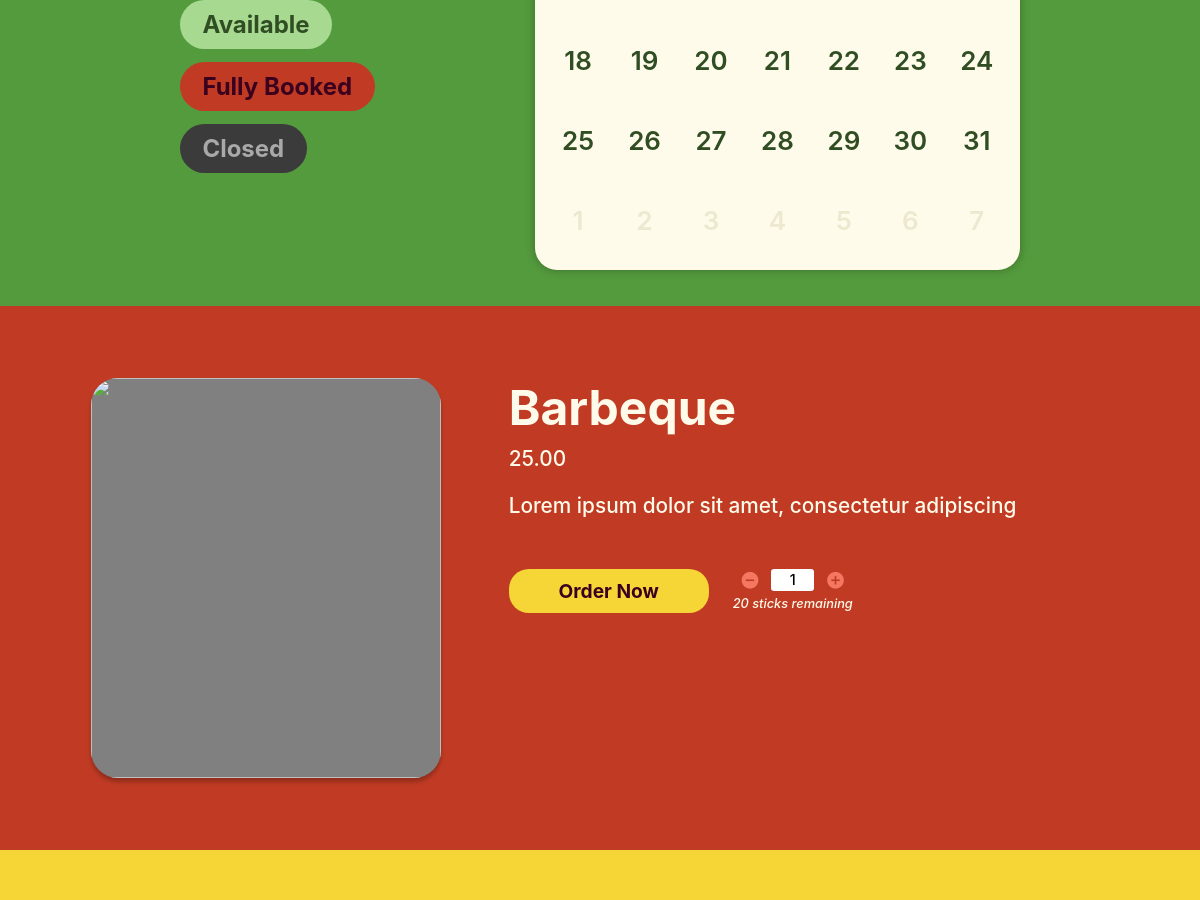
Page /Website/cus-home-page.php (middle part) on the earlier database version.
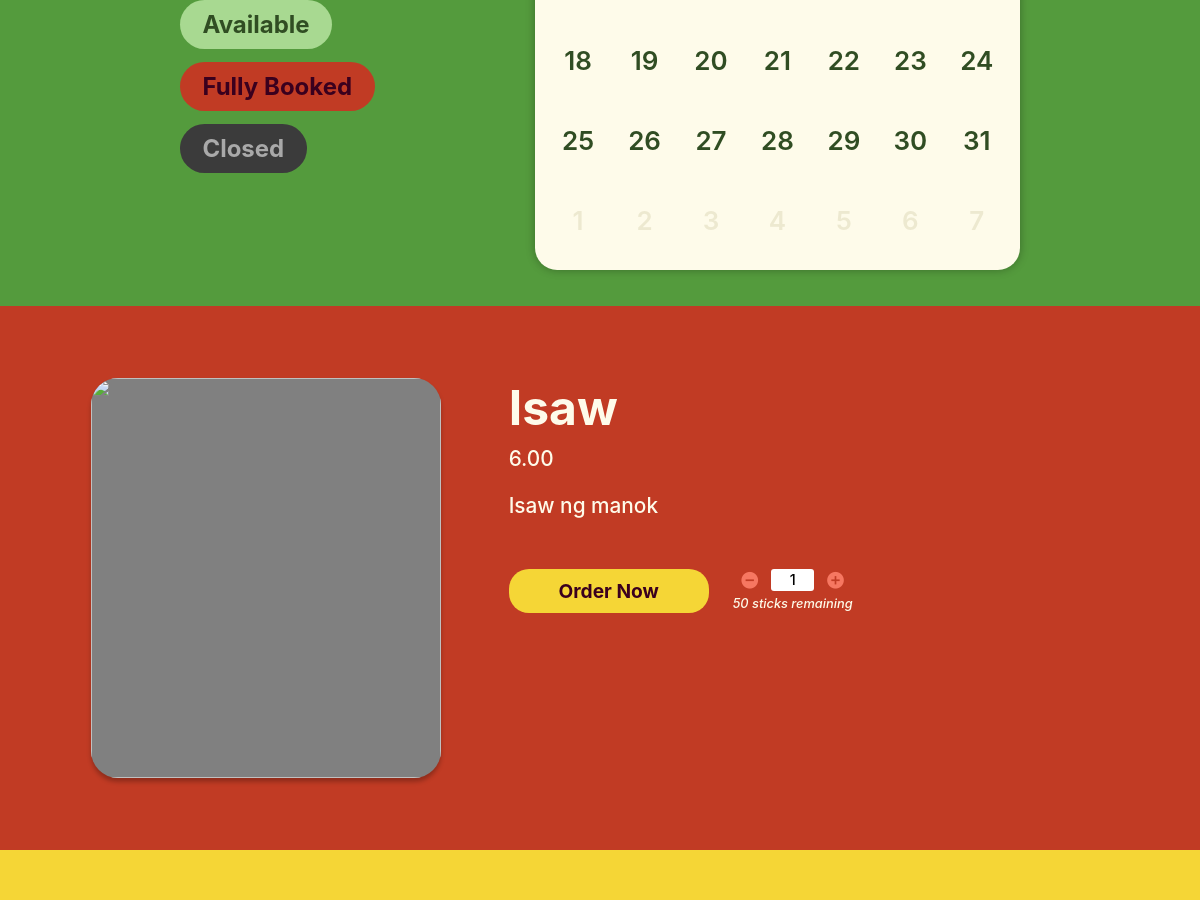
Same page on the later database version.
### tables this page shows
CREATE TABLE `food` (
  `FOOD_ID` int(18) UNSIGNED NOT NULL,
  `CTGY_ID` int(18) NOT NULL,
  `FOOD_NAME` varchar(20) NOT NULL,
  `FOOD_PRICE` decimal(10,2) NOT NULL,
  `FOOD_DESC` varchar(50) NOT NULL,
  `FOOD_IMG` varchar(255) NOT NULL,
  `FOOD_STOCK` int(20) NOT NULL,
  `FOOD_ACTIVE` varchar(10) NOT NULL
);

### Website/cus-home-page.php (the view, shortened to what this page needs)
<?php
@include 'constants.php';
$sql = "SELECT * FROM food WHERE FOOD_ACTIVE='Yes'";
$res = mysqli_query($conn, $sql);
$count = mysqli_num_rows($res);
if ($count > 0) {
    while ($row = mysqli_fetch_assoc($res)) {
        $FOOD_NAME = $row['FOOD_NAME'];
        $FOOD_PRICE = $row['FOOD_PRICE'];
        $FOOD_DESC = $row['FOOD_DESC'];
        $FOOD_STOCK = $row['FOOD_STOCK'];
    }
}
?>
<!DOCTYPE html>
<html lang="en">
<head>
    <link rel="stylesheet" href="header-styles.css">
    <link rel="stylesheet" href="cus-home-styles.css">
    <link href='https://unpkg.com/boxicons@2.1.4/css/boxicons.min.css' rel='stylesheet'>
</head>
<body>
    <main>
        <section class="calendar section">
            <div class="front">
                <section class="left-text">
                    <div class="legend">
                        <ul>
                            <li class="available button">Available</li>
                            <li class="fully-booked button">Fully Booked</li>
                            <li class="closed button">Closed</li>
                        </ul>
                    </div>
                </section>
                <section class="calendar-block">
                    <div class="dates" id="dates"></div>
                </section>
            </div>
        </section>
        <section class="product-landing info section" id="product-info-section">
            <img class="featured-pic" src="https://urbanblisslife.com/wp-content/uploads/2021/06/Filipino-Pork-BBQ-FEATURE.jpg" alt="">
            <div class="PL-text">
                <h1 class="product-name"><?php echo $FOOD_NAME; ?></h1>
                <p class="product"><?php echo $FOOD_PRICE; ?></p>
                <p class="product"><?php echo $FOOD_DESC; ?></p>
                <form class="button-group" method="POST">
                    <button name="order" type="submit" class="button">Order Now</button>
                    <div class="right-contents">
                        <div class="quantity-group">
                            <i class='bx bxs-minus-circle js-minus circle'></i>
                            <p class="amount js-num">1</p>
                            <i class='bx bxs-plus-circle js-plus circle'></i>
                        </div>
                        <p class="remaining"><?php echo $FOOD_STOCK; ?> sticks remaining</p>
                    </div>
                </form>
            </div>
        </section>
        <section class="product-landing order-track section">
        </section>
    </main>
</body>
</html>

Differences in the rows shown:
no longer on this page (row unchanged): food: FOOD_NAME "Barbeque", FOOD_PRICE "25.00", FOOD_DESC "Lorem ipsum dolor sit amet, consectetur adipiscing", FOOD_STOCK "20"
added food: FOOD_NAME "Isaw", FOOD_PRICE "6.00", FOOD_DESC "Isaw ng manok", FOOD_STOCK "50"
